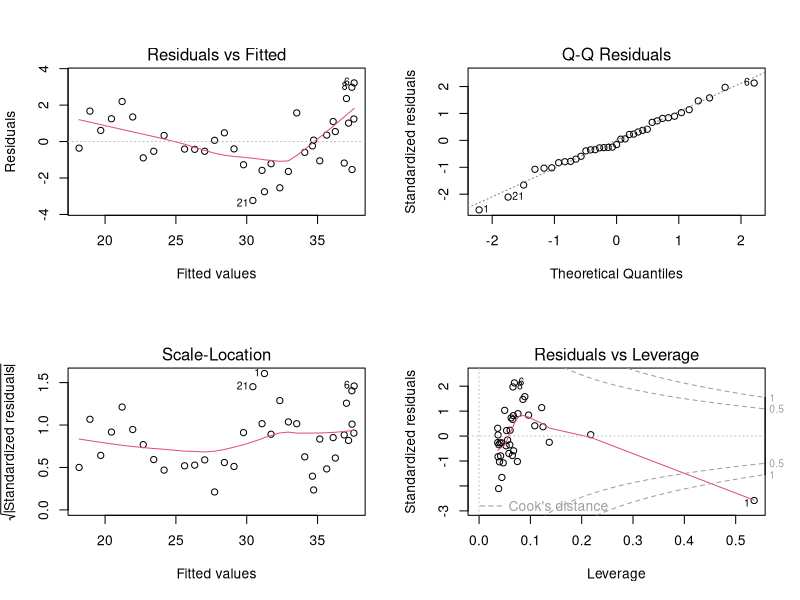
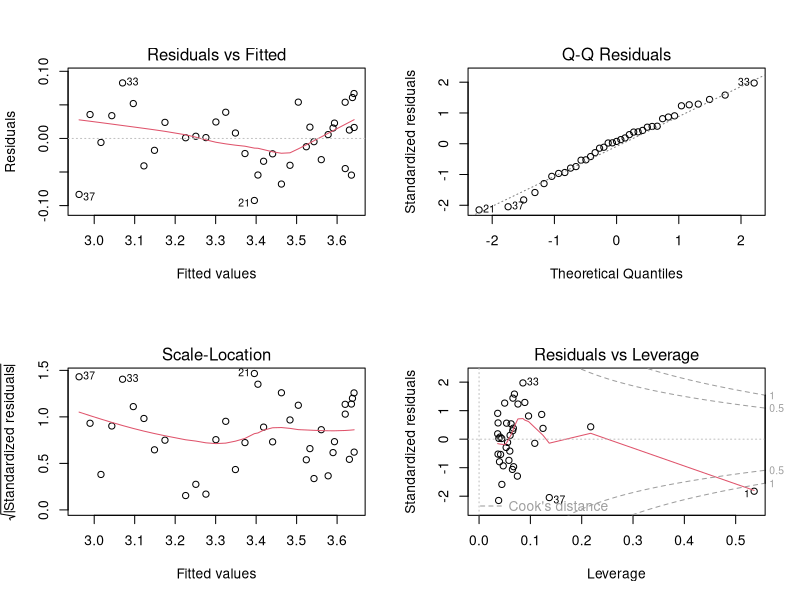
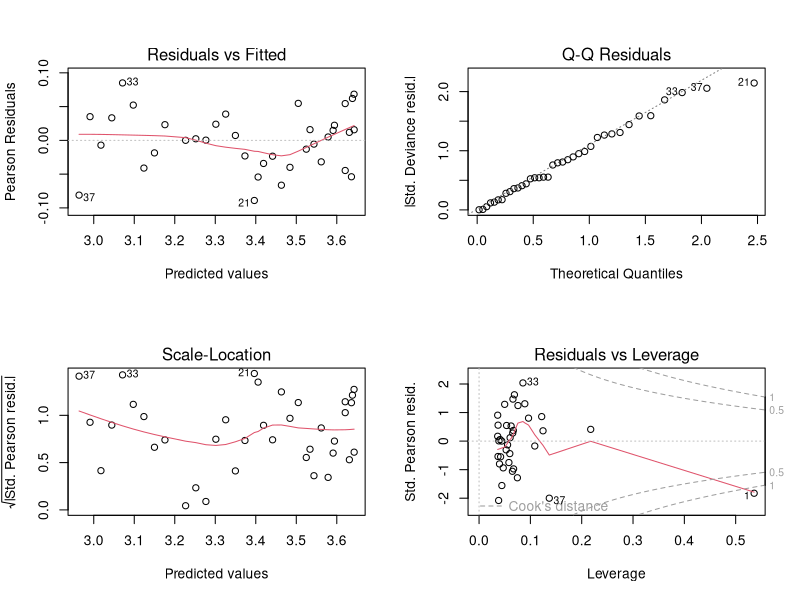
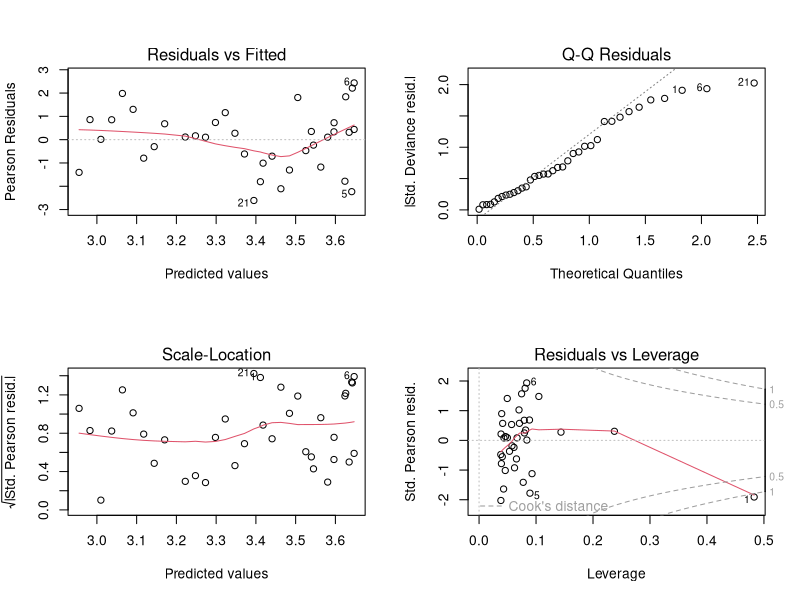
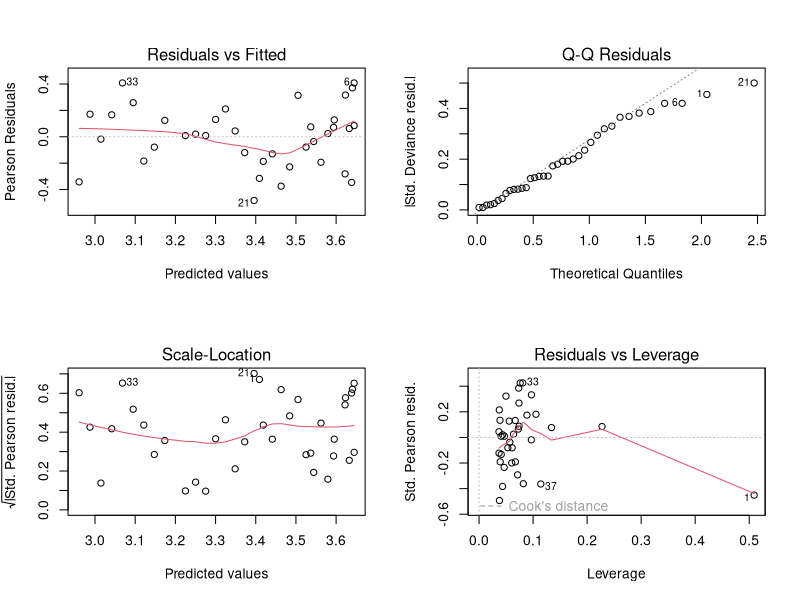

The R source for these figures, in order:
# Milk diary production. GLM.
# It is known that the production (PROD) follows a Gamma distribution. 
# Thus we use the Gamma distribution as the distribution of the production 
# and, because of the statement about the expected value in the problem, 
# we use the log() as a link function. 
setwd("~/gitRepos/glm/Practical5")
data <- read.csv2("diaryp.csv")
head(data)
str(data)
summary(data)
data

model1 <- lm(PROD~Days+log(Days), data = data)
(s1 <- summary(model1))
par(mfrow=c(2,2))
plot(model1, ask = F) # Clearly not a good fit.

model2 <- lm(log(PROD)~Days+log(Days), data = data)
(s2 <- summary(model2))
plot(model2, ask = F) # Clearly not a good fit either, but perhaps slightly better than model1.

model3 <- glm(PROD~Days+log(Days), family = Gamma(link = "log"), data = data) 
(s3 <- summary(model3))
plot(model3, ask = F) # Pretty much the same as earlier!

# The gaussian without the log-link (which is the canonical identity) should give the same fit as model1
model4 <- glm(PROD~Days+log(Days), family = gaussian(link = "log"), data = data) 
(s4 <- summary(model4)) 
plot(model4, ask = F)

model5 <- glm(PROD~Days+log(Days), family = poisson(link = "log"), data = data) # non-integer!
(s5 <- summary(model5))
plot(model5, ask = F)

df <- data.frame("model1"=c(s1$r.squared, s1$sigma), "model2"=c(s2$r.squared, s2$sigma))
rownames(df) <- c("R-squared","Res. Stand. Err.")
df
